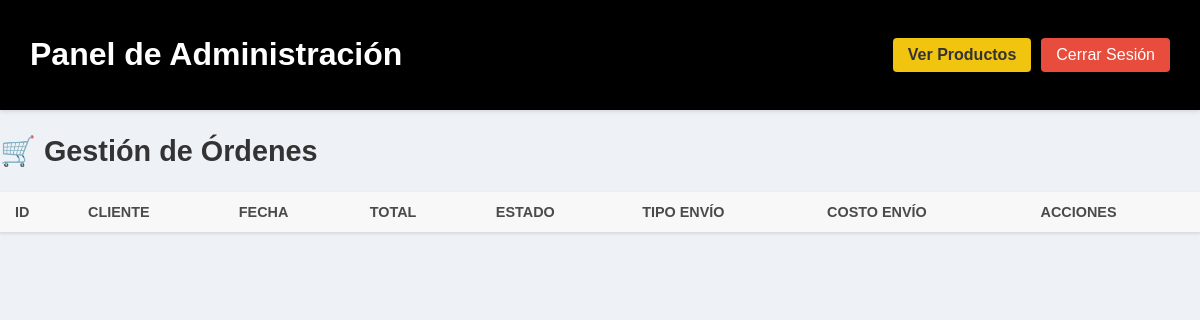
The app's page /admin_pages/pedidos/pedidos.php, older data.
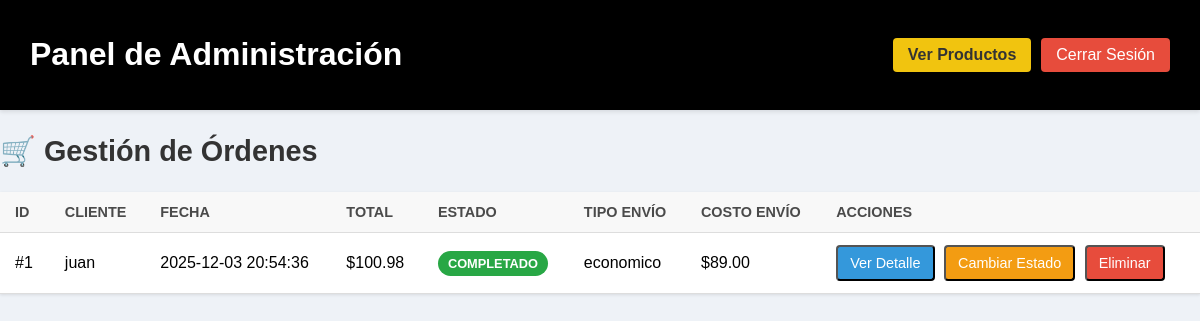
The same page, newer data.
### tables this page shows
CREATE TABLE `pedidos` (
  `id` int(20) unsigned NOT NULL AUTO_INCREMENT,
  `nombre` varchar(50) NOT NULL,
  `total` decimal(20,6) NOT NULL,
  `costo_envio` decimal(10,2) NOT NULL DEFAULT 0.00,
  `tipo_envio` varchar(20) NOT NULL DEFAULT 'normal',
  `productos` varchar(200) NOT NULL,
  `ubicacion` varchar(100) NOT NULL,
  `correo` varchar(50) NOT NULL,
  `telefono` varchar(50) NOT NULL,
  `metodo_de_pago` varchar(50) NOT NULL,
  `estado` enum('pendiente','enviado','cancelado','completado') NOT NULL DEFAULT 'pendiente',
  `fecha` datetime NOT NULL DEFAULT current_timestamp(),
  `created_at` timestamp NULL DEFAULT current_timestamp(),
  `updated_at` timestamp NULL DEFAULT current_timestamp(),
  `transaction_id` varchar(150) DEFAULT NULL,
  `payment_gateway` varchar(20) DEFAULT NULL,
  PRIMARY KEY (`id`)
);

### modelos/modelo_pedidos.php (called while the page is built, shortened)
<?php
function obtener_datos_pedidos() {
    try {
        $conexion = Database::getInstance(DB_CONFIG)->getConnection();
        $stmt = $conexion->query("
            SELECT id, nombre, total, productos, ubicacion, correo, telefono, metodo_de_pago,
                   estado, created_at, tipo_envio, costo_envio
            FROM pedidos
            ORDER BY created_at DESC
            LIMIT 50
        ");
        return $stmt->fetchAll(PDO::FETCH_ASSOC);
    } catch (PDOException $e) {
        throw new PDOException($e->getMessage(), (int)$e->getCode());
    }
}

### admin_pages/pedidos/pedidos.php (the view, shortened to what this page needs)
<?php
require_once "../../modelos/modelo_pedidos.php";
$pedidos = obtener_datos_pedidos();
?>
<!DOCTYPE html>
<html lang="es">
<head>
    <link rel="stylesheet" href="pedidos_styles.css">
</head>
<body>
    <header class="header">
        <h1>Panel de Administración</h1>
        <div class="header-actions">
            <a href="../dashboard/dashboard.php" class="btn-header">Ver Productos</a>
            <a href="logout.php" class="btn-logout">Cerrar Sesión</a>
        </div>
    </header>
<h2>🛒 Gestión de Órdenes</h2>
<table class="productos-table">
    <thead>
        <tr>
            <th>ID</th>
            <th>Cliente</th>
            <th>Fecha</th>
            <th>Total</th>
            <th>Estado</th>
            <th>Tipo envío</th>
            <th>Costo envío</th>
            <th>Acciones</th>
        </tr>
    </thead>
    <tbody>
    <?php foreach ($pedidos as $p): ?>
        <tr id="row-<?= $p['id'] ?>">
            <td>#<?= $p["id"] ?></td>
            <td><?= htmlspecialchars($p["nombre"]) ?></td>
            <td><?= $p["created_at"] ?></td>
            <td>$<?= number_format($p["total"], 2) ?></td>
            <td>
                <span id="estado-<?= $p['id'] ?>"
                      class="status-badge <?= $p["estado"] == "pendiente" ? "status-pending" : "status-completed" ?>">
                    <?= ucfirst($p["estado"]) ?>
                </span>
            </td>
            <td><?= $p["tipo_envio"] ?></td>
            <td>$<?= number_format($p["costo_envio"], 2) ?></td>
            <td class="crud-actions">
                <button class="btn btn-read" onclick="abrirModal(<?= $p['id'] ?>)">Ver Detalle</button>
                <button class="btn btn-update" onclick="cambiarEstado(<?= $p['id'] ?>)">Cambiar Estado</button>
                <button class="btn btn-delete" onclick="eliminarPedido(<?= $p['id'] ?>)">Eliminar</button>
            </td>
        </tr>
    <?php endforeach; ?>
    </tbody>
</table>
</body>
</html>

Row changes from the older to the newer data that the page shows:
added pedidos: id "1", nombre "juan", created_at "2025-12-03 20:54:36", total "100.98", estado "COMPLETADO", tipo_envio "economico", costo_envio "89.00"
